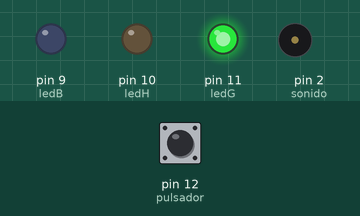
Recording of a sketch running on a simulated Arduino Uno, built with avr-gcc and run on an emulated ATmega328P. On the bench: output pins drawn as LEDs (lit = HIGH), buzzer (waves = sounding). The test bench sets the inputs (shaded band); at power-on: pin 12 (pulsador) LOW.

Above: at 1.2 s.
1.3 s: pin 12 (pulsador) pulled HIGH for 0.15 s
At 2.4 s:
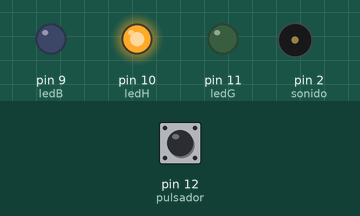
At 7.5 s:
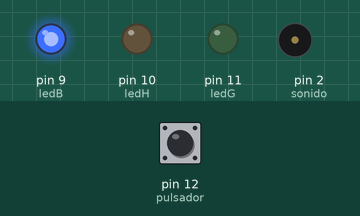
Timing chart, 0 to 17.8 s (numbered marks = the images above; inputs shaded):
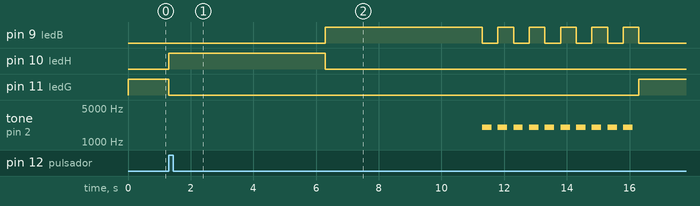

The sketch:

sketch_jan28a.ino
```cpp
/*int pulsador = 12;
int estado = 0;
int ledG = 11;
int ledH = 10;
int ledB = 9;

void setup(){

  pinMode(pulsador, INPUT);
  pinMode(ledG, OUTPUT);
  pinMode(ledH, OUTPUT);
  pinMode(ledB, OUTPUT);

}

void loop(){

  estado = digitalRead(pulsador);

  digitalWrite(ledG, HIGH);

  if (estado == HIGH){
     digitalWrite(ledG, LOW);
     digitalWrite(ledH, HIGH);
     delay(5000);
     digitalWrite(ledH, LOW);
     digitalWrite(ledB, HIGH);
     delay(10000);
     digitalWrite(ledB, LOW);
     digitalWrite(ledG, HIGH);
  }

}*/

int pulsador = 12;
int estado = 0;
int ledG = 11;
int ledH = 10;
int ledB = 9;

int sonido = 2;
int i = 1;

void setup(){

  pinMode(pulsador, INPUT);
  pinMode(ledG, OUTPUT);
  pinMode(ledH, OUTPUT);
  pinMode(ledB, OUTPUT);
  pinMode(sonido, OUTPUT);

}

void loop(){

  estado = digitalRead(pulsador);

  digitalWrite(ledG, HIGH);

  if (estado == HIGH){
     digitalWrite(ledG, LOW);
     digitalWrite(ledH, HIGH);
     delay(5000);
     digitalWrite(ledH, LOW);
     digitalWrite(ledB, HIGH);
     delay(5000);
     for(i;i<=5;i++){
       digitalWrite(ledB, LOW);
       tone(sonido, 2000, 300);
       delay(500);

       digitalWrite(ledB, HIGH);
       tone(sonido, 2000, 300);
       delay(500);
     }
     digitalWrite(ledB, LOW);
     digitalWrite(ledG, HIGH);
  }

  i = 1;

}
```

Measured:
- after the input at 1.3 s, pin 9 (ledB): LOW → HIGH after 5.0 s, then repeats every 1.0 s: LOW 0.50 s, HIGH 0.50 s, until it stays LOW from 16.3 s; pin 10 (ledH): LOW → HIGH at once, → LOW 5.0 s later
